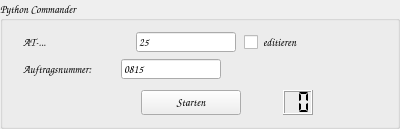
     <widget class="QGroupBox" name="gb_python_commander">
      <property name="minimumSize">
       <size>
        <width>400</width>
        <height>120</height>
       </size>
      </property>
      <property name="maximumSize">
       <size>
        <width>16777215</width>
        <height>150</height>
       </size>
      </property>
      <property name="font">
       <font>
        <family>Comic Sans MS</family>
        <pointsize>8</pointsize>
        <bold>false</bold>
       </font>
      </property>
      <property name="title">
       <string>Python Commander</string>
      </property>
      <property name="alignment">
       <set>Qt::AlignmentFlag::AlignLeading|Qt::AlignmentFlag::AlignLeft|Qt::AlignmentFlag::AlignVCenter</set>
      </property>
      <layout class="QVBoxLayout" name="verticalLayout_5">
       <item>
        <widget class="QWidget" name="wg_at_nummer" native="true">
         <property name="minimumSize">
          <size>
           <width>0</width>
           <height>20</height>
          </size>
         </property>
         <property name="maximumSize">
          <size>
           <width>16777215</width>
           <height>25</height>
          </size>
         </property>
         <layout class="QHBoxLayout" name="horizontalLayout_19">
          <property name="spacing">
           <number>0</number>
          </property>
          <property name="leftMargin">
           <number>9</number>
          </property>
          <property name="topMargin">
           <number>0</number>
          </property>
          <property name="bottomMargin">
           <number>0</number>
          </property>
          <item>
           <widget class="QLabel" name="lb_at_nr">
            <property name="sizePolicy">
             <sizepolicy hsizetype="Fixed" vsizetype="Fixed">
              <horstretch>0</horstretch>
              <verstretch>0</verstretch>
             </sizepolicy>
            </property>
            <property name="minimumSize">
             <size>
              <width>0</width>
              <height>20</height>
             </size>
            </property>
            <property name="maximumSize">
             <size>
              <width>200</width>
              <height>25</height>
             </size>
            </property>
            <property name="font">
             <font>
              <family>Comic Sans MS</family>
              <pointsize>8</pointsize>
              <bold>false</bold>
             </font>
            </property>
            <property name="text">
             <string>AT-...</string>
            </property>
            <property name="alignment">
             <set>Qt::AlignmentFlag::AlignLeading|Qt::AlignmentFlag::AlignLeft|Qt::AlignmentFlag::AlignVCenter</set>
            </property>
           </widget>
          </item>
          <item>
           <spacer name="horizontalSpacer_36">
            <property name="orientation">
             <enum>Qt::Orientation::Horizontal</enum>
            </property>
            <property name="sizeType">
             <enum>QSizePolicy::Policy::Fixed</enum>
            </property>
            <property name="sizeHint" stdset="0">
             <size>
              <width>89</width>
              <height>20</height>
             </size>
            </property>
           </spacer>
          </item>
          <item>
           <widget class="QLineEdit" name="le_at_nr">
            <property name="sizePolicy">
             <sizepolicy hsizetype="Fixed" vsizetype="Fixed">
              <horstretch>0</horstretch>
              <verstretch>0</verstretch>
             </sizepolicy>
            </property>
            <property name="minimumSize">
             <size>
              <width>100</width>
              <height>20</height>
             </size>
            </property>
            <property name="maximumSize">
             <size>
              <width>150</width>
              <height>20</height>
             </size>
            </property>
            <property name="font">
             <font>
              <family>Comic Sans MS</family>
              <pointsize>8</pointsize>
              <bold>false</bold>
             </font>
            </property>
            <property name="text">
             <string>25</string>
            </property>
           </widget>
          </item>
          <item>
           <spacer name="horizontalSpacer_24">
            <property name="orientation">
             <enum>Qt::Orientation::Horizontal</enum>
            </property>
            <property name="sizeType">
             <enum>QSizePolicy::Policy::Fixed</enum>
            </property>
            <property name="sizeHint" stdset="0">
             <size>
              <width>8</width>
              <height>20</height>
             </size>
            </property>
           </spacer>
          </item>
          <item>
           <widget class="QCheckBox" name="cbx_at_nr_editieren">
            <property name="minimumSize">
             <size>
              <width>0</width>
              <height>20</height>
             </size>
            </property>
            <property name="maximumSize">
             <size>
              <width>16777215</width>
              <height>25</height>
             </size>
            </property>
            <property name="font">
             <font>
              <family>Comic Sans MS</family>
              <pointsize>8</pointsize>
              <bold>false</bold>
             </font>
            </property>
            <property name="focusPolicy">
             <enum>Qt::FocusPolicy::NoFocus</enum>
            </property>
            <property name="text">
             <string>editieren</string>
            </property>
           </widget>
          </item>
          <item>
           <spacer name="horizontalSpacer_38">
            <property name="orientation">
             <enum>Qt::Orientation::Horizontal</enum>
            </property>
            <property name="sizeHint" stdset="0">
             <size>
              <width>40</width>
              <height>20</height>
             </size>
            </property>
           </spacer>
          </item>
         </layout>
        </widget>
       </item>
       <item>
        <widget class="QWidget" name="wg_auftrags_nr" native="true">
         <property name="minimumSize">
          <size>
           <width>0</width>
           <height>20</height>
          </size>
         </property>
         <property name="maximumSize">
          <size>
           <width>16777215</width>
           <height>25</height>
          </size>
         </property>
         <layout class="QHBoxLayout" name="horizontalLayout_20">
          <property name="spacing">
           <number>0</number>
          </property>
          <property name="topMargin">
           <number>0</number>
          </property>
          <property name="bottomMargin">
           <number>5</number>
          </property>
          <item>
           <widget class="QLabel" name="lb_auftrags_nr">
            <property name="sizePolicy">
             <sizepolicy hsizetype="Fixed" vsizetype="Fixed">
              <horstretch>0</horstretch>
              <verstretch>0</verstretch>
             </sizepolicy>
            </property>
            <property name="minimumSize">
             <size>
              <width>0</width>
              <height>20</height>
             </size>
            </property>
            <property name="maximumSize">
             <size>
              <width>200</width>
              <height>25</height>
             </size>
            </property>
            <property name="font">
             <font>
              <family>Comic Sans MS</family>
              <pointsize>8</pointsize>
              <bold>false</bold>
             </font>
            </property>
            <property name="text">
             <string>Auftragsnummer:</string>
            </property>
            <property name="alignment">
             <set>Qt::AlignmentFlag::AlignLeading|Qt::AlignmentFlag::AlignLeft|Qt::AlignmentFlag::AlignVCenter</set>
            </property>
           </widget>
          </item>
          <item>
           <spacer name="horizontalSpacer_25">
            <property name="orientation">
             <enum>Qt::Orientation::Horizontal</enum>
            </property>
            <property name="sizeType">
             <enum>QSizePolicy::Policy::Fixed</enum>
            </property>
            <property name="sizeHint" stdset="0">
             <size>
              <width>28</width>
              <height>20</height>
             </size>
            </property>
           </spacer>
          </item>
          <item>
           <widget class="QLineEdit" name="le_auftrags_nr">
            <property name="sizePolicy">
             <sizepolicy hsizetype="Fixed" vsizetype="Fixed">
              <horstretch>0</horstretch>
              <verstretch>0</verstretch>
             </sizepolicy>
            </property>
            <property name="minimumSize">
             <size>
              <width>100</width>
              <height>20</height>
             </size>
            </property>
            <property name="maximumSize">
             <size>
              <width>150</width>
              <height>20</height>
             </size>
            </property>
            <property name="font">
             <font>
              <family>Comic Sans MS</family>
              <pointsize>8</pointsize>
              <bold>false</bold>
             </font>
            </property>
            <property name="text">
             <string>0815</string>
            </property>
           </widget>
          </item>
          <item>
           <spacer name="horizontalSpacer_37">
            <property name="orientation">
             <enum>Qt::Orientation::Horizontal</enum>
            </property>
            <property name="sizeHint" stdset="0">
             <size>
              <width>40</width>
              <height>20</height>
             </size>
            </property>
           </spacer>
          </item>
         </layout>
        </widget>
       </item>
       <item>
        <widget class="QWidget" name="wg_programme_gefunden" native="true">
         <property name="minimumSize">
          <size>
           <width>0</width>
           <height>25</height>
          </size>
         </property>
         <property name="maximumSize">
          <size>
           <width>16777215</width>
           <height>30</height>
          </size>
         </property>
         <layout class="QHBoxLayout" name="horizontalLayout_21">
          <property name="spacing">
           <number>0</number>
          </property>
          <property name="topMargin">
           <number>0</number>
          </property>
          <property name="bottomMargin">
           <number>0</number>
          </property>
          <item>
           <spacer name="horizontalSpacer_9">
            <property name="orientation">
             <enum>Qt::Orientation::Horizontal</enum>
            </property>
            <property name="sizeType">
             <enum>QSizePolicy::Policy::Fixed</enum>
            </property>
            <property name="sizeHint" stdset="0">
             <size>
              <width>118</width>
              <height>20</height>
             </size>
            </property>
           </spacer>
          </item>
          <item>
           <widget class="QPushButton" name="pb_rausspielen">
            <property name="minimumSize">
             <size>
              <width>100</width>
              <height>20</height>
             </size>
            </property>
            <property name="maximumSize">
             <size>
              <width>125</width>
              <height>25</height>
             </size>
            </property>
            <property name="font">
             <font>
              <family>Comic Sans MS</family>
              <pointsize>8</pointsize>
              <bold>false</bold>
             </font>
            </property>
            <property name="text">
             <string>Starten</string>
            </property>
            <property name="autoDefault">
             <bool>true</bool>
            </property>
           </widget>
          </item>
          <item>
           <spacer name="horizontalSpacer_26">
            <property name="orientation">
             <enum>Qt::Orientation::Horizontal</enum>
            </property>
            <property name="sizeType">
             <enum>QSizePolicy::Policy::Fixed</enum>
            </property>
            <property name="sizeHint" stdset="0">
             <size>
              <width>42</width>
              <height>20</height>
             </size>
            </property>
           </spacer>
          </item>
          <item>
           <widget class="QLCDNumber" name="lcdn_programme_gefunden">
            <property name="minimumSize">
             <size>
              <width>0</width>
              <height>20</height>
             </size>
            </property>
            <property name="maximumSize">
             <size>
              <width>30</width>
              <height>25</height>
             </size>
            </property>
            <property name="font">
             <font>
              <family>Comic Sans MS</family>
              <pointsize>8</pointsize>
              <bold>false</bold>
             </font>
            </property>
            <property name="digitCount">
             <number>2</number>
            </property>
            <property name="segmentStyle">
             <enum>QLCDNumber::SegmentStyle::Flat</enum>
            </property>
           </widget>
          </item>
          <item>
           <spacer name="horizontalSpacer_27">
            <property name="orientation">
             <enum>Qt::Orientation::Horizontal</enum>
            </property>
            <property name="sizeHint" stdset="0">
             <size>
              <width>40</width>
              <height>20</height>
             </size>
            </property>
           </spacer>
          </item>
         </layout>
        </widget>
       </item>
      </layout>
     </widget>
